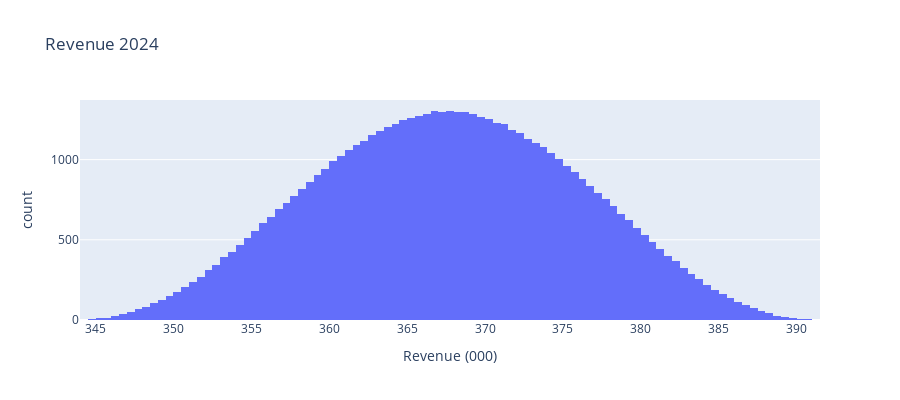

The code cell stored with this chart in its notebook:
### Code cell
px.histogram(x=res_revenue, title='Revenue 2024', labels={'x': 'Revenue (000)'}, height=400)

### Figure 1 — Plotly figure (JSON) as saved in the notebook; plotly's stock layout.template omitted (floating-point values rounded to 4 significant figures; data arrays with more than 128 entries replaced by an {"elided": "..."} marker saying what was removed)
{"data": [{"alignmentgroup": "True", "bingroup": "x", "hovertemplate": "Revenue (000)=%{x}<br>count=%{y}<extra></extra>", "legendgroup": "", "marker": {"color": "#636efa", "pattern": {"shape": ""}}, "name": "", "offsetgroup": "", "orientation": "v", "showlegend": false, "type": "histogram", "x": {"elided": "59049 float values"}, "xaxis": "x", "yaxis": "y"}], "layout": {"barmode": "relative", "height": 400, "legend": {"tracegroupgap": 0}, "title": {"text": "Revenue 2024"}, "xaxis": {"anchor": "y", "domain": [0, 1], "title": {"text": "Revenue (000)"}}, "yaxis": {"anchor": "x", "domain": [0, 1], "title": {"text": "count"}}}}
